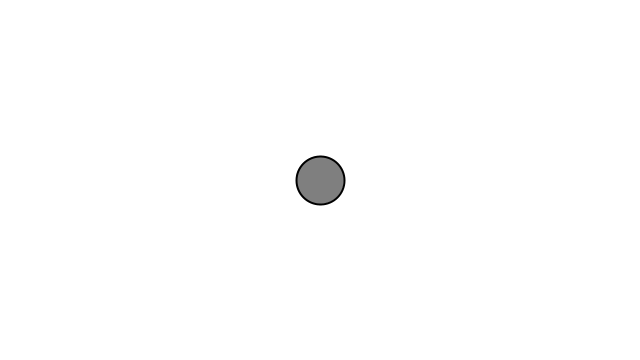
Frame 1 (no input)
Frame 60 (the mouse pressed at the canvas centre just before this capture): identical to frame 1, image omitted
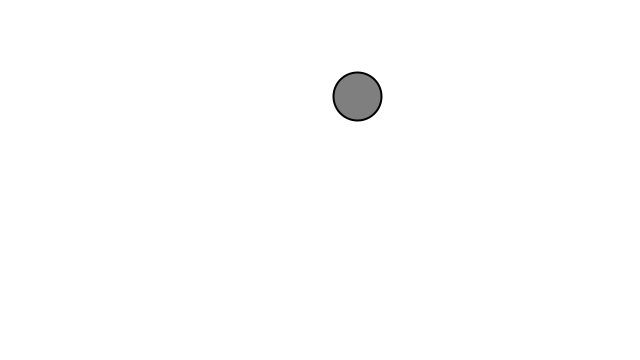
Frame 120 (the mouse held since frame 60 and released just before this capture)

The Processing sketch that drew these frames (run headless with seeded random() and noise(); from frame 60 on, the mouse is pressed at the canvas centre):

// Processing sketch: vectors_motion
// ── vectors_motion.pde
// The Nature of Code
// Daniel Shiffman
// http://natureofcode.com

//exercise 1.5, 1.6

Mover mover;

void setup() {
  size(640,360);
  mover = new Mover(); 
}

void draw() {
  background(255);
  mover.update();
  //mover.changeDir();
  mover.checkEdges();
  mover.display(); 
}

//void mousePressed() {
//  mover.acceleration = new PVector();
//  mover.velocity = new PVector();
//}

void mousePressed() {
  mover.perlinAcc();
}

void mouseReleased(){
  mover.acceleration = new PVector();
  mover.velocity = new PVector();
}
//void mouseReleased() {
//  //mover.acceleration = new PVector(-0.001,0.01);
//  mover.acceleration = PVector.random2D();
//  mover.acceleration.mult(random(2));
//  mover.velocity = new PVector();  
//}

// ── mover.pde
// The Nature of Code
// Daniel Shiffman
// http://natureofcode.com

class Mover {

  PVector position;
  PVector velocity;
  PVector acceleration;
  
  float topspeed,tx,ty,nx,ny,accX,accY;

  Mover() {
    position = new PVector(width/2, height/2);
    velocity = new PVector(0,0);
    acceleration = new PVector();
    topspeed = 15;
    tx = 0;
    ty = 1000;
    
    //nx = noise(tx);
    //ny = noise(ty);
    
    //accX = map(nx,0,1,-0.1,0.1);
    //accY = map(ny,0,1,-0.1,0.1);
    
    //acceleration = new PVector(accX,accY);
  }

  void update() {
    position.add(velocity);
    velocity.add(acceleration);
    velocity.limit(topspeed);
    
  }
  
  void perlinAcc () {
    nx = noise(tx);
    ny = noise(ty);
    
    accX = map(nx,0,1,-0.1,0.1);
    accY = map(ny,0,1,-0.1,0.1);
    
    print(accX + "  " + accY);
    println();
    acceleration = new PVector(accX,accY);
    
    tx+=0.1;
    ty+=0.1;
  }
  
  
  //void mousePressed() {
  //  acceleration = new PVector();
  //  velocity = new PVector();
  //}
  
  //void mouseReleased() {
  //  //mover.acceleration = new PVector(-0.001,0.01);
  //  acceleration = PVector.random2D();
  //  acceleration.mult(random(2));
  //  velocity = new PVector();  
  //}
    
  void display() {
    stroke(0);
    strokeWeight(2);
    fill(127);
    ellipse(position.x, position.y, 48, 48);
  }

  
  void changeDir() {
    if ((position.x > width) || (position.x < 0)) {
      velocity.x = velocity.x * -1;
    }
  
    if ((position.y > height) || (position.y < 0)) {
      velocity.y = velocity.y * -1;
    }
  }
  
  void checkEdges() {

    if (position.x > width) {
      position.x = 0;
    } 
    else if (position.x < 0) {
      position.x = width;
    }

    if (position.y > height) {
      position.y = 0;
    } 
    else if (position.y < 0) {
      position.y = height;
    }
  }
}

//void limit(float max) {
//  if (mag() > max) {
//    normalize();
//    mult(max);
//  }}
    

//Ex 1.9: Car that accelerates when pressing the key and brakes when off
